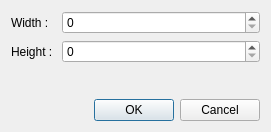
<?xml version="1.0" encoding="UTF-8"?>
<ui version="4.0">
 <class>DialogChangeDimension</class>
 <widget class="QDialog" name="DialogChangeDimension">
  <property name="geometry">
   <rect>
    <x>0</x>
    <y>0</y>
    <width>271</width>
    <height>132</height>
   </rect>
  </property>
  <property name="windowTitle">
   <string>Dialog</string>
  </property>
  <layout class="QFormLayout" name="formLayout">
   <item row="0" column="0">
    <widget class="QLabel" name="label">
     <property name="text">
      <string>Width : </string>
     </property>
    </widget>
   </item>
   <item row="0" column="1">
    <widget class="QSpinBox" name="widthEdit"/>
   </item>
   <item row="1" column="0">
    <widget class="QLabel" name="label_2">
     <property name="text">
      <string>Height : </string>
     </property>
    </widget>
   </item>
   <item row="1" column="1">
    <widget class="QSpinBox" name="heightEdit"/>
   </item>
   <item row="3" column="1">
    <widget class="QDialogButtonBox" name="buttonBox">
     <property name="orientation">
      <enum>Qt::Horizontal</enum>
     </property>
     <property name="standardButtons">
      <set>QDialogButtonBox::Cancel|QDialogButtonBox::Ok</set>
     </property>
    </widget>
   </item>
   <item row="2" column="1">
    <spacer name="verticalSpacer">
     <property name="orientation">
      <enum>Qt::Vertical</enum>
     </property>
     <property name="sizeHint" stdset="0">
      <size>
       <width>20</width>
       <height>40</height>
      </size>
     </property>
    </spacer>
   </item>
  </layout>
 </widget>
 <resources/>
 <connections>
  <connection>
   <sender>buttonBox</sender>
   <signal>accepted()</signal>
   <receiver>DialogChangeDimension</receiver>
   <slot>accept()</slot>
   <hints>
    <hint type="sourcelabel">
     <x>248</x>
     <y>254</y>
    </hint>
    <hint type="destinationlabel">
     <x>157</x>
     <y>274</y>
    </hint>
   </hints>
  </connection>
  <connection>
   <sender>buttonBox</sender>
   <signal>rejected()</signal>
   <receiver>DialogChangeDimension</receiver>
   <slot>reject()</slot>
   <hints>
    <hint type="sourcelabel">
     <x>316</x>
     <y>260</y>
    </hint>
    <hint type="destinationlabel">
     <x>286</x>
     <y>274</y>
    </hint>
   </hints>
  </connection>
 </connections>
</ui>
